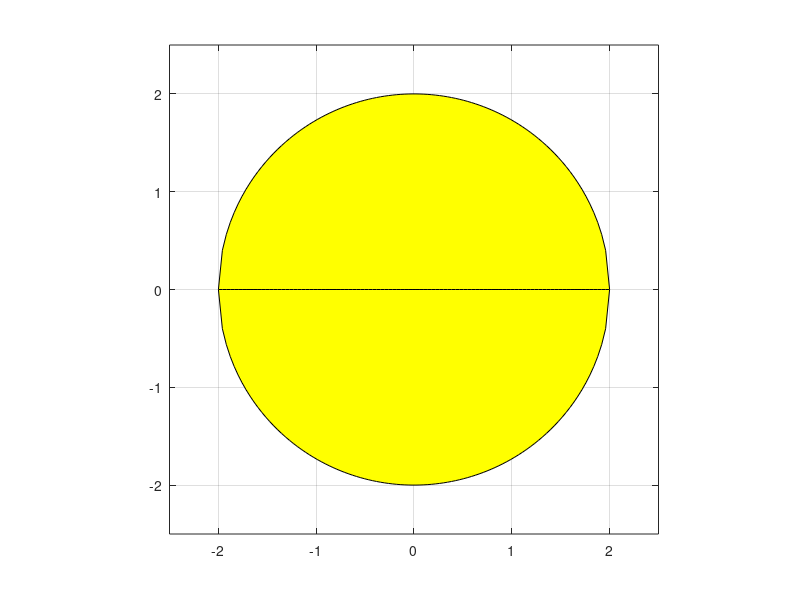

Source code (MATLAB): (Note: this script raises an error after producing the figure.)
clc; clear; close all;
%%%%%%%%%%%%%%%%%%%%%%%%
% problem 1

x = linspace(-2, 2);
y1 = sqrt(4-x.^2);
y2 = -y1;

figure;
area(x, min([y1; y2]), 'FaceColor', 'y')
hold on; grid on
area(x, max([y1; y2]), 'FaceColor', 'y')
axis([-2.5,2.5,-2.5,2.5])
axis equal
title("problem 1 $1) \ x,y\in \mathcal{S} ,\mathcal{S} = \{ x,y \in \mathbf{R} , x^2+y^2 \leq 4 \}$", Interpreter="latex")
xlabel("x")
ylabel("y")
hold off

%%%%%%%%%%%%%%%%%%%%%%%%
% problem 2

figure
subplot(2,2,1)
plot(x, y1, x, y2)
axis([-2.5,2.5,-2.5,2.5])
axis equal
xlabel("x")
ylabel("y")
grid on
title("problem 2  x vs. y")
subplot(2,2,2)
plot(x, y1, x, y2)
axis([-2.5,2.5,-2.5,2.5])
axis equal
xlabel("x")
ylabel("z")
grid on
title("problem 2  x vs. z")
subplot(2,2,3)
plot(x, y1, x, y2)
axis([-2.5,2.5,-2.5,2.5])
axis equal
xlabel("y")
ylabel("z")
grid on
title("problem 2  y vs. z")

%%%%%%%%%%%%%%%%%%%%%%%%
% problem 3

x1 = zeros(1,100);
y1 = linspace(0, 5);
x2 = linspace(0, 4);
y2 = 3 - 0.5.*x2;
y3 = 4 - x2;

figure;
area(x2, min([y2; y3]), 'FaceColor', 'y')
hold on; grid on;
axis([-1, 4, -1, 4])
% axis equal
title("problem 3")
xlabel("x")
ylabel("y")
hold off
axis equal

%%%%%%%%%%%%%%%%%%%%%%%%
% problem 4

x = linspace(0, 4);
y1 = sqrt(x);
y2 = zeros(1,100) + 2;

figure;
area(x, min([y1; y2]), 'FaceColor', 'y')
grid on;
axis([-1, 4, -1, 4])
axis equal
title("problem 4")
xlabel("x")
ylabel("y")

%%%%%%%%%%%%%%%%%%%%%%%%
% problem 5

x = linspace(-3, 3);
y1 = x.^2;
y2 = zeros(1,100) + 1;
y3 = zeros(1,100) - 3;

figure;
hold on
area(x, min([y1; y2]), 'FaceColor', 'y')
area(x, y3, 'FaceColor', 'y')
grid on;
axis([-2, 2, -2, 2])
axis equal
title("problem 5")
xlabel("x")
ylabel("y")
hold off

%%%%%%%%%%%%%%%%%%%%%%%%
% problem 6

x = linspace(-1, 1);
x1 = linspace(-3, 3);
y1 = sqrt(1-x.^2);
y2 = -y1;
y3 = zeros(1,100) + 3;
y4 = zeros(1,100) - 3;

figure;
hold on
area(x1, y3, 'FaceColor', 'y')
area(x1, y4, 'FaceColor', 'y')
area(x, y1, 'FaceColor', 'w')
area(x, y2, 'FaceColor', 'w')
grid on;
axis([-2, 2, -2, 2])
axis equal
title("problem 6")
xlabel("x")
ylabel("y")
hold off

%%%%%%%%%%%%%%%%%%%%%%%%
% problem 7

x = linspace(1, 1e100, 1e3);
y = log10(x);

figure;
area(x, y, 'FaceColor', 'y')
grid on;
axis([0, 100, -1, 100])
% axis equal
title("problem 7")
xlabel("x")
ylabel("y")

%%%%%%%%%%%%%%%%%%%%%%%%
% problem 8

x = linspace(-pi, pi);
x1 = linspace(-pi/4, pi/4);
y = sin(x);
y1 = zeros(1, 100) + sqrt(2)/2;
y2 = zeros(1, 100) + 3;
y3 = zeros(1, 100);

figure;
plot(x, y); hold on
plot(x, y3);
X = [x1, fliplr(x1)];
Y = [y1, fliplr(y2)];
fill(X, Y, 'y')
% area(x1, y2, 'FaceColor', 'y')
grid on;
axis([-2, 2, -2, 2])
% xticks([-pi/4, pi/4]);
% axis equal
title("problem 8")
xlabel("x")
ylabel("y")

%%%%%%%%%%%%%%%%%%%%%%%%
% problem 9
x1 = linspace(0, 2.5);
x2 = linspace(-2.5, 0);
y1 = x1;
y2 = -x1 + 5;
y3 = -x2;
y4 = x2 + 5;

figure
X1 = [x1, fliplr(x1)];
Y1 = [y1, fliplr(y2)];
X2 = [x2, fliplr(x2)];
Y2 = [y3, fliplr(y4)];
fill(X1, Y1, 'y');  hold on;
fill(X2, Y2, 'y');
axis equal
title("problem 9")
xlabel("x")
ylabel("y")

%%%%%%%%%%%%%%%%%%%%%%%%
% problem 10

x = linspace(-20, 20);
y = linspace(-20, 20);
[X, Y] = meshgrid(x, y);
Z = 11 - X - Y;

figure
surf(X, Y, Z);
xlabel("x")
ylabel("y")
zlabel("z")
